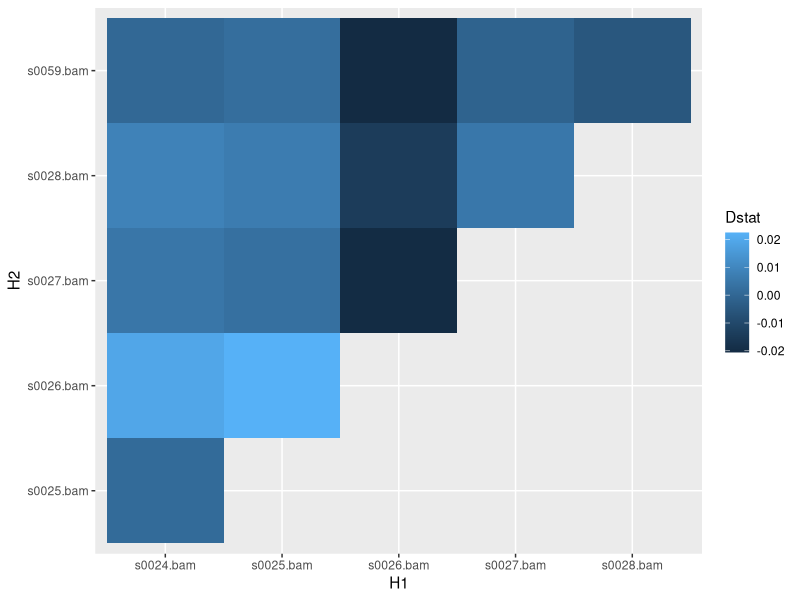

Generate this figure with R:
## ---- chunk 1
library(tidyverse)
## ---- chunk 2
data <- read_tsv("data/d_stats/MIDL_test.txt")
## ---- chunk 3
ggplot(filter(data, H3 == "s0007.bam")) +
  geom_tile(mapping = aes(x = H1, 
                          y = H2, 
                          fill = Dstat))
